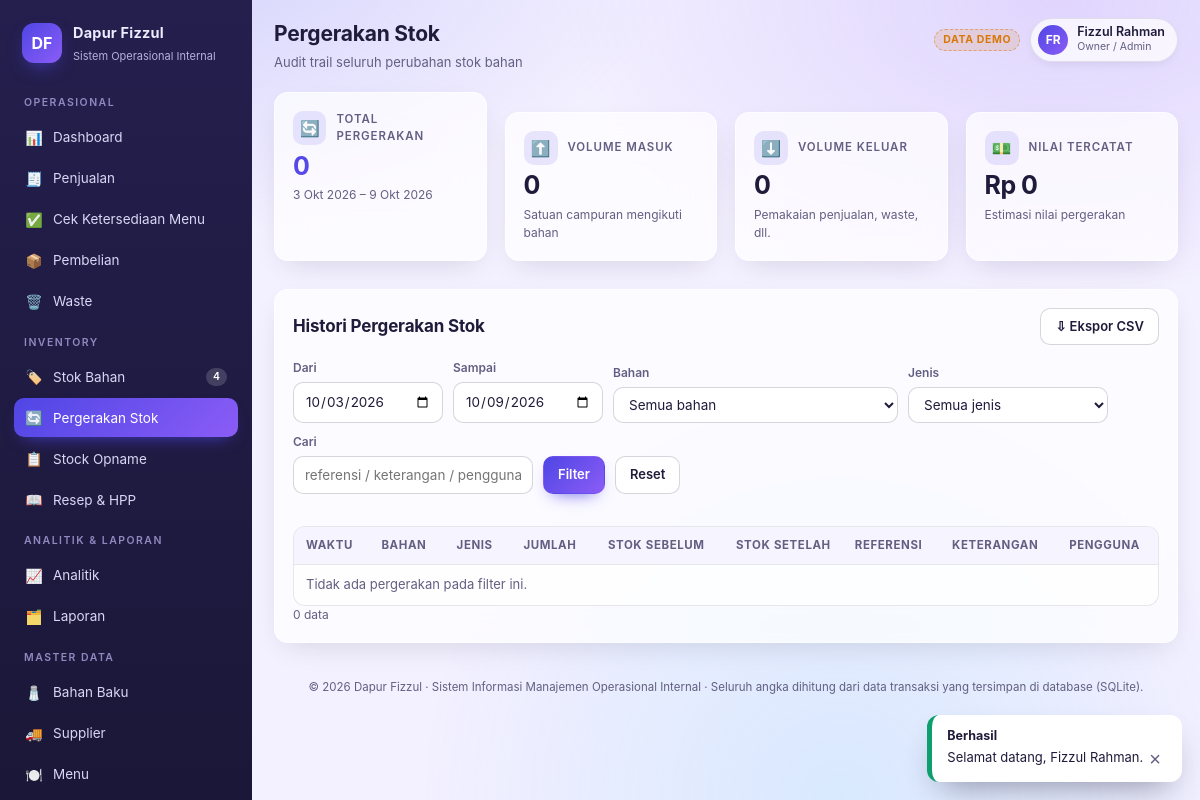
Page /pergerakan-stok/index.php/ (signed in) on the committed database.
### tables this page shows
CREATE TABLE users (
            id INTEGER PRIMARY KEY AUTOINCREMENT,
            username TEXT NOT NULL UNIQUE,
            name TEXT NOT NULL,
            email TEXT,
            phone TEXT,
            role_id INTEGER NOT NULL REFERENCES roles(id),
            password_hash TEXT NOT NULL,
            is_active INTEGER NOT NULL DEFAULT 1,
            last_login TEXT,
            created_at TEXT NOT NULL
        );

CREATE TABLE roles (
            id INTEGER PRIMARY KEY AUTOINCREMENT,
            code TEXT NOT NULL UNIQUE,
            name TEXT NOT NULL,
            permissions TEXT NOT NULL DEFAULT ''
        );

CREATE TABLE ingredients (
            id INTEGER PRIMARY KEY AUTOINCREMENT,
            code TEXT NOT NULL UNIQUE,
            name TEXT NOT NULL,
            category_id INTEGER REFERENCES ingredient_categories(id),
            unit TEXT NOT NULL,
            min_stock REAL NOT NULL DEFAULT 0,
            current_stock REAL NOT NULL DEFAULT 0,
            avg_cost REAL NOT NULL DEFAULT 0,
            last_cost REAL NOT NULL DEFAULT 0,
            supplier_id INTEGER REFERENCES suppliers(id),
            storage_location TEXT,
            expiry_info TEXT,
            is_active INTEGER NOT NULL DEFAULT 1,
            created_at TEXT NOT NULL,
            updated_at TEXT
        );

### app.php (called while the page is built, shortened)
<?php
$dir = (string)($SIMOP_DIR ?? '');
$pdo = db();
$page = $dir !== '' ? (ROUTES[$dir] ?? 'dashboard') : 'dashboard';
require_login();
$NAV = [
    'Operasional' => [
        ['dashboard', 'Dashboard', '📊', 'dashboard'],
        ['sales', 'Penjualan', '🧾', 'sales'],
        ['availability', 'Cek Ketersediaan Menu', '✅', 'availability'],
        ['purchases', 'Pembelian', '📦', 'purchase'],
        ['waste', 'Waste', '🗑️', 'waste'],
    ],
    'Inventory' => [
        ['inventory', 'Stok Bahan', '🏷️', 'inventory'],
        ['movements', 'Pergerakan Stok', '🔄', 'inventory'],
        ['opname', 'Stock Opname', '📋', 'opname'],
        ['recipes', 'Resep & HPP', '📖', 'recipes_view'],
    ],
    'Analitik & Laporan' => [
        ['analytics', 'Analitik', '📈', 'analytics'],
        ['reports', 'Laporan', '🗂️', 'reports'],
    ],
    'Master Data' => [
        ['master_ingredients', 'Bahan Baku', '🧂', 'master'],
        ['master_suppliers', 'Supplier', '🚚', 'master'],
        ['master_menus', 'Menu', '🍽️', 'master'],
        ['master_categories', 'Kategori Bahan', '📁', 'master'],
    ],
    'Sistem' => [
        ['master_users', 'Pengguna', '👥', 'users'],
        ['audit', 'Audit Trail', '🕵️', 'audit'],
        ['settings', 'Pengaturan', '⚙️', 'settings'],
        ['mysql_download', 'Unduh Database MySQL', '🗄️', 'settings'],
    ],
];
[$pageTitle, $pageSubtitle] = $PAGES[$page];
include VIEW_DIR . '/layout.php';

### pergerakan-stok/index.php (called while the page is built, shortened)
<?php
$SIMOP_DIR   = 'pergerakan-stok';
require __DIR__ . '/../app.php';

### lib/db.php (called while the page is built, shortened)
<?php
function db_driver(): string
{
    $override = $GLOBALS['SIMOP_DIALECT_OVERRIDE'] ?? null;
    return DB_DRIVER === 'mysql' ? 'mysql' : 'sqlite';
}
function db(): PDO
{
    static $pdo = null;
    if ($pdo instanceof PDO) {
        return $pdo;
    }
    $opts = [
        PDO::ATTR_ERRMODE            => PDO::ERRMODE_EXCEPTION,
        PDO::ATTR_DEFAULT_FETCH_MODE => PDO::FETCH_ASSOC,
    ];
    if (db_driver() === 'mysql') {
        $dsn = 'mysql:host=' . MYSQL_HOST . ';port=' . MYSQL_PORT
            . (MYSQL_DB !== '' ? ';dbname=' . MYSQL_DB : '') . ';charset=utf8mb4';
        $opts[PDO::ATTR_EMULATE_PREPARES] = false;
        $pdo = new PDO($dsn, MYSQL_USER, MYSQL_PASS, $opts);
        try { $pdo->exec("SET SESSION sql_mode = 'STRICT_TRANS_TABLES,NO_ENGINE_SUBSTITUTION'"); } catch (Throwable $e) {}
        try { $pdo->exec("SET SESSION time_zone = '+07:00'"); } catch (Throwable $e) {}
    } else {
        $pdo = new PDO('sqlite:' . DB_FILE, null, null, $opts);
        $pdo->exec('PRAGMA busy_timeout = 5000');
        $pdo->exec('PRAGMA journal_mode = WAL');
        $pdo->exec('PRAGMA synchronous = NORMAL');
        $pdo->exec('PRAGMA foreign_keys = ON');
    }
    return $pdo;
}
function setting_get(PDO $pdo, string $key, ?string $default = null): ?string
{
    try {
        $stmt = $pdo->prepare(sql_prepare('SELECT v FROM settings WHERE k = ?'));
        $stmt->execute([$key]);
        $val = $stmt->fetchColumn();
        return $val === false ? $default : (string)$val;
    } catch (Throwable $e) {
        return $default;
    }
}
function q(PDO $pdo, string $sql, array $params = []): array
{
    $stmt = $pdo->prepare(sql_prepare($sql));
    $stmt->execute($params);
    return $stmt->fetchAll();
}
function q1(PDO $pdo, string $sql, array $params = []): ?array
{
    $stmt = $pdo->prepare(sql_prepare($sql));
    $stmt->execute($params);
    $row = $stmt->fetch();
    return $row === false ? null : $row;
}
function qv(PDO $pdo, string $sql, array $params = [], $default = 0)
{
    $stmt = $pdo->prepare(sql_prepare($sql));
    $stmt->execute($params);
    $val = $stmt->fetchColumn();
    return $val === false || $val === null ? $default : $val;
}

### lib/sql.php (called while the page is built, shortened)
<?php
function sql_prepare(string $sql): string
{
    if (db_driver() !== 'mysql') {
        return $sql;
    }
    return $sql;
}

### lib/auth.php (called while the page is built, shortened)
<?php
function current_user(): ?array
{
    static $cached = null;
    if (isset($_SESSION['uid'])) {
        if ($cached === null) {
            $cached = q1(db(), 'SELECT u.*, r.code AS role_code, r.name AS role_name, r.permissions
                              FROM users u JOIN roles r ON r.id = u.role_id
                              WHERE u.id = ? AND u.is_active = 1', [(int)$_SESSION['uid']]);
        }
        return $cached;
    }
    return null;
}
function is_logged_in(): bool
{
    return current_user() !== null;
}
function can(string $permission): bool
{
    $u = current_user();
    $perms = PERMISSIONS[(string)$u['role_code']] ?? [];
    return in_array($permission, $perms, true);
}
function require_login(): void
{
    if (!is_logged_in()) {
        app_redirect('login');
    }
}

### lib/inventory.php (called while the page is built, shortened)
<?php
function low_stock_rows(PDO $pdo, ?float $limitRatio = null): array
{
    $rows = q($pdo, 'SELECT i.*, c.name AS category_name, s.name AS supplier_name
                     FROM ingredients i
                     LEFT JOIN ingredient_categories c ON c.id = i.category_id
                     LEFT JOIN suppliers s ON s.id = i.supplier_id
                     WHERE i.is_active = 1 AND i.min_stock > 0 AND i.current_stock < i.min_stock
                     ORDER BY (i.current_stock * 1.0 / i.min_stock) ASC, i.name');
    return $rows;
}

### views/pages/movements.php (the view, shortened to what this page needs)
<?php
[$from, $to] = date_range(null, null, 7);
$ingF = gi('ingredient_id');
$typeF = (string)(g('type', '') ?? '');
$search = (string)(g('q', '') ?? '');
$where = ['date(m.moved_at) BETWEEN :from AND :to'];
$params = [':from' => $from, ':to' => $to];
$w = implode(' AND ', $where);
$total = (int)qv($pdo, "SELECT COUNT(*) FROM inventory_movements m JOIN ingredients i ON i.id = m.ingredient_id WHERE $w", $params);
[$page, $per, $offset, $pages, $total] = paginate($total, 30);
$rows = q($pdo, "SELECT m.*, i.name AS ing_name, i.unit AS ing_unit FROM inventory_movements m
                 JOIN ingredients i ON i.id = m.ingredient_id
                 WHERE $w ORDER BY m.moved_at DESC, m.id DESC LIMIT $per OFFSET $offset", $params);
$masuk = 0.0; $keluar = 0.0; $biaya = 0.0;
?>
<div class="grid grid-kpi">
    <?= kpi_card('Total Pergerakan', number_format($total, 0, ',', '.'), tgl($from) . ' – ' . tgl($to), '🔄', true) ?>
    <?= kpi_card('Volume Masuk', num($masuk, 2), 'Satuan campuran mengikuti bahan', '⬆️') ?>
    <?= kpi_card('Volume Keluar', num($keluar, 2), 'Pemakaian penjualan, waste, dll.', '⬇️') ?>
    <?= kpi_card('Nilai Tercatat', rp($biaya), 'Estimasi nilai pergerakan', '💵') ?>
</div>
<div class="card section">
    <div class="card-head"><h2>Histori Pergerakan Stok</h2>
        <a class="btn" href="<?= e(export_base()) ?>?type=movements&from=<?= e($from) ?>&to=<?= e($to) ?><?= $ingF ? '&ingredient_id=' . $ingF : '' ?>" target="_blank">⇩ Ekspor CSV</a>
    </div>
    <form class="filter-bar" method="get" action="<?= e(self_url()) ?>" style="margin-bottom:16px;">
        <div class="field"><label>Dari</label><input type="date" name="from" value="<?= e($from) ?>"></div>
        <div class="field"><label>Sampai</label><input type="date" name="to" value="<?= e($to) ?>"></div>
        <div class="field"><label>Bahan</label><select name="ingredient_id"><option value="">Semua bahan</option>
        </select></div>
        <div class="field"><label>Jenis</label><select name="type"><option value="">Semua jenis</option><?= opts(MOVEMENT_TYPES, $typeF, true) ?></select></div>
        <div class="field"><label>Cari</label><input type="text" name="q" value="<?= e($search) ?>" placeholder="referensi / keterangan / pengguna"></div>
        <button class="btn btn-primary" type="submit">Filter</button>
        <a class="btn" href="<?= e(app_url('movements')) ?>">Reset</a>
    </form>
    <div class="table-wrap">
        <table class="data" id="tbl-mov">
            <thead><tr><th>Waktu</th><th>Bahan</th><th class="mid">Jenis</th><th class="num">Jumlah</th>
                <th class="num">Stok Sebelum</th><th class="num">Stok Setelah</th><th>Referensi</th><th>Keterangan</th><th>Pengguna</th></tr></thead>
            <tbody>
            <?php if (!$rows): ?><tr><td colspan="9" class="empty">Tidak ada pergerakan pada filter ini.</td></tr><?php endif; ?>
            </tbody></table>
    </div>
    <?= pager_html($page, $pages, $total) ?>
</div>

### views/layout.php (shortened to what this page needs)
<?php
$user = current_user();
$initials = str_initials((string)$user['name']);
$lowCount = can('inventory') ? count(low_stock_rows($pdo)) : 0;
$flashes = take_flash();
?>
<!DOCTYPE html>
<html lang="id">
<head>
<link rel="stylesheet" href="<?= e(app_asset('css/app.css')) ?>?v=<?= e(APP_VERSION) ?>">
</head>
<body>
<div class="app">
    <aside class="sidebar">
        <div class="brand">
            <div class="brand-logo">DF</div>
            <div class="brand-text">
                <b>Dapur Fizzul</b>
                <span>Sistem Operasional Internal</span>
            </div>
        </div>
        <?php foreach ($NAV as $group => $items): ?>
            <?php
            $visible = array_values(array_filter($items, fn($it) => can($it[3])));
            ?>
            <div class="nav-group">
                <div class="nav-title"><?= e($group) ?></div>
                <?php foreach ($visible as [$pg, $label, $icon, $perm]): ?>
                    <a class="nav-link <?= $page === $pg ? 'active' : '' ?>" data-nav="<?= e($pg) ?>" href="<?= e(app_url($pg)) ?>">
                        <span class="ico"><?= $icon ?></span>
                        <span><?= e($label) ?></span>
                        <?php if ($pg === 'inventory' && $lowCount > 0): ?>
                            <span class="nav-badge"><?= $lowCount ?></span>
                        <?php endif; ?>
                    </a>
                <?php endforeach; ?>
            </div>
        <?php endforeach; ?>
    </aside>
    <main class="main">
        <div class="topbar">
            <div>
                <h1><?= e($pageTitle) ?></h1>
                <div class="sub"><?= e($pageSubtitle) ?></div>
            </div>
            <div class="topbar-actions">
                <?php if (setting_get($pdo, 'demo_mode') === '1'): ?>
                    <span class="demo-tag" title="Aplikasi berisi data contoh untuk pengujian">DATA DEMO</span>
                <?php endif; ?>
                <div class="user-chip">
                    <div class="avatar"><?= e($initials) ?></div>
                    <div>
                        <div class="u-name"><?= e($user['name']) ?></div>
                        <div class="u-role"><?= e(ROLES[$user['role_code']] ?? $user['role_name']) ?></div>
                    </div>
                </div>
            </div>
        </div>
        <?php include $view; ?>
        <div style="margin-top:36px;font-size:11.5px;color:var(--muted);text-align:center;">
            © <?= date('Y') ?> Dapur Fizzul · Sistem Informasi Manajemen Operasional Internal ·
            Seluruh angka dihitung dari data transaksi yang tersimpan di database (SQLite).
        </div>
    </main>
</div>
<div class="toast-stack">
    <?php foreach ($flashes as $f): ?>
        <div class="toast <?= e($f['type']) ?>"><b><?= $f['type'] === 'ok' ? 'Berhasil' : ($f['type'] === 'danger' ? 'Gagal' : 'Perhatian') ?></b><?= e($f['message']) ?></div>
    <?php endforeach; ?>
</div>
</body>
</html>

### lib/helpers.php (shortened to what this page needs)
<?php
if (!function_exists('e')) {
    function e(?string $s): string
    {
        return htmlspecialchars((string)$s, ENT_QUOTES, 'UTF-8');
    }
}
function today_str(): string
{
    return date('Y-m-d');
}
function rp($n, bool $withPrefix = true): string
{
    $n = (float)$n;
    $s = number_format($n, 0, ',', '.');
    return $withPrefix ? 'Rp ' . $s : $s;
}
function num($n, int $dec = 2): string
{
    $n = (float)$n;
    $s = number_format($n, $dec, ',', '.');
    $s = rtrim(rtrim($s, '0'), ',');
    return $s === '' ? '0' : $s;
}
function tgl(?string $dt, bool $withTime = false): string
{
    $ts = strtotime($dt);
    $bulan = [1=>'Jan','Feb','Mar','Apr','Mei','Jun','Jul','Agu','Sep','Okt','Nov','Des'];
    $s = date('j', $ts) . ' ' . $bulan[(int)date('n', $ts)] . ' ' . date('Y', $ts);
    return $s;
}
function parseNum($val, float $default = 0.0): float
{
    if (is_int($val) || is_float($val)) return (float)$val;
    $s = trim((string)$val);
    $s = preg_replace('/[^0-9,.\-]/', '', $s);
    return (float)$s;
}
function date_range(?string $from = null, ?string $to = null, int $defaultDays = 30): array
{
    $from = $from ?? ($_GET['from'] ?? null);
    $to   = $to   ?? ($_GET['to'] ?? null);
    $today = today_str();
    if (!$to || !preg_match('/^\d{4}-\d{2}-\d{2}$/', (string)$to)) $to = $today;
    if (!$from || !preg_match('/^\d{4}-\d{2}-\d{2}$/', (string)$from)) {
        $from = date('Y-m-d', strtotime($to . ' -' . ($defaultDays - 1) . ' days'));
    }
    return [$from, $to];
}
function take_flash(): array
{
    $f = $_SESSION['flash'] ?? [];
    return $f;
}
function base_rel(): string
{
    return str_repeat('../', max(0, (int)($GLOBALS['SIMOP_DEPTH'] ?? 1)));
}
function self_url(): string
{
    return (string)($GLOBALS['SIMOP_SELF'] ?? './');
}
function app_asset(string $path): string
{
    return base_rel() . 'assets/' . ltrim($path, '/');
}
function export_base(): string
{
    return base_rel() . 'export.php';
}
function app_url(string $page, array $params = []): string
{
    $dir = PAGE_DIR[$page] ?? PAGE_DIR['dashboard'];
    $q = $params ? '?' . http_build_query($params) : '';
    return base_rel() . $dir . '/' . $q;
}
function g(string $key, ?string $default = null): ?string
{
    $v = $_GET[$key] ?? null;
    return is_string($v) && $v !== '' ? $v : $default;
}
function gi(string $key, int $default = 0): int
{
    return (int)parseNum($_GET[$key] ?? $default);
}
function paginate(int $total, int $perPage = 20): array
{
    $page = max(1, gi('page', 1));
    $pages = max(1, (int)ceil($total / $perPage));
    $page = min($page, $pages);
    $offset = ($page - 1) * $perPage;
    return [$page, $perPage, $offset, $pages, $total];
}
function pager_html(int $page, int $pages, int $total): string
{
    if ($pages <= 1) return '<div class="pager-meta">' . number_format($total, 0, ',', '.') . ' data</div>';
    $out = '<div class="pager">';
    $out .= '<span class="pager-meta">Hal ' . $page . ' / ' . $pages . ' &middot; ' . number_format($total, 0, ',', '.') . ' data</span>';
    $out .= '</div>';
    return $out;
}

### rows in the picture
users: name "FR", name "Fizzul Rahman", role.code "Owner / Admin"
ingredients: current_stock "0"

### other values in the picture
$group "OPERASIONAL"
$icon "📊"
$label "Dashboard"
$icon "🧾"
$label "Penjualan"
$icon "✅"
$label "Cek Ketersediaan Menu"
$icon "📦"
$label "Pembelian"
$icon "🗑️"
$label "Waste"
$group "INVENTORY"
$icon "🏷️"
$label "Stok Bahan"
$icon "🔄"
